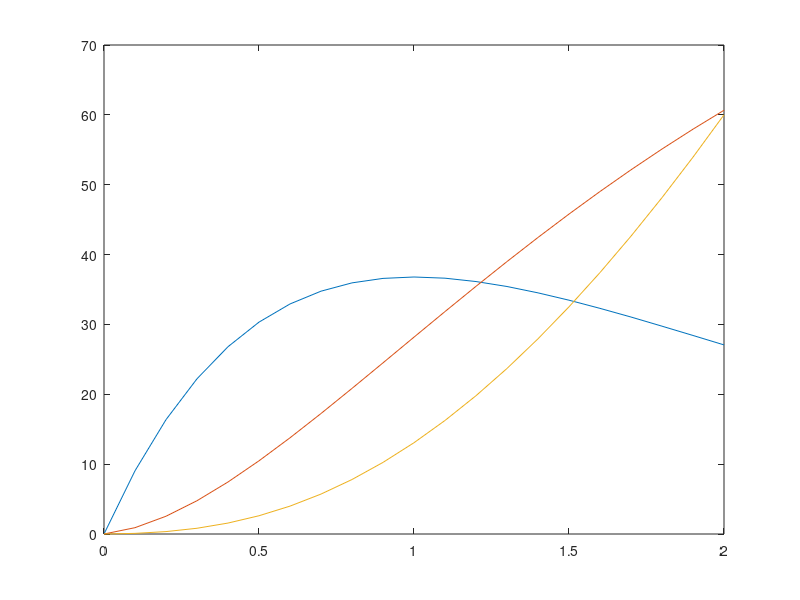

Source code (MATLAB):
t = [0:0.1:2];
a = [0,9.05,16.37,22.22,26.81,30.33,32.93,34.76,35.95,36.59,36.79,36.62,36.14,35.43,34.52,33.47,32.30,31.06,29.75,28.42,27.07];
v = 0.1 * cumsum(a);
s = 0.1 * cumsum(v);
plot(t,a, t,v, t,s)

